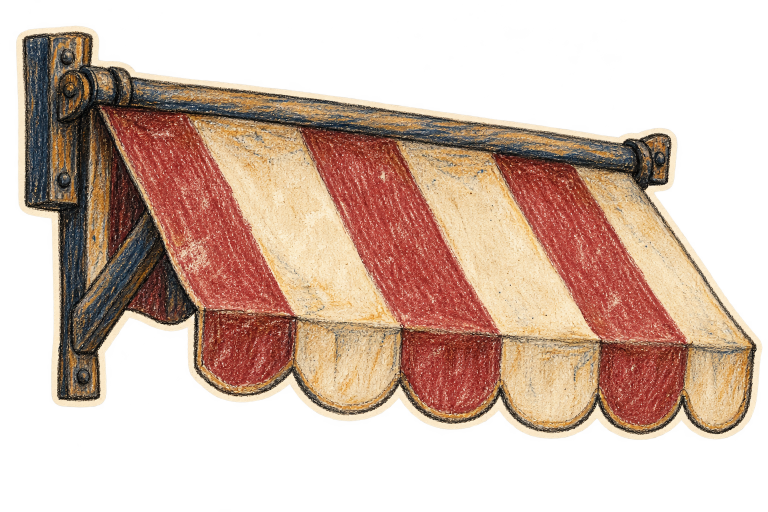
#> input picture assets/chapter02/awning.png, 1536 x 1024 px (shown at 1/2 size); its folder holds only this picture in this run
$ python rain_contact_sheet.py
#> lines starting #> are read from the running program, lines starting #| are printed output that depends on the picture
"""Produce review thumbnails only; generated production PNGs remain untouched."""
from pathlib import Path
from PIL import Image,ImageDraw
ROOT=Path(__file__).resolve().parents[1]
paths=sorted((ROOT/'assets/chapter02').glob('*.png'))
out=ROOT.parent/'chapter02_qa'
out.mkdir(exist_ok=True)
for batch in range(0,len(paths),15):
    selected=paths[batch:batch+15]
    sheet=Image.new('RGB',(1200,((len(selected)+4)//5)*220),'#bdc5c6')
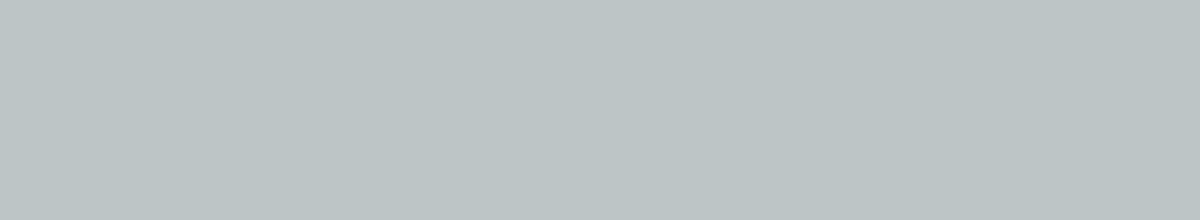
#> sheet: PIL image 1200x220 RGB; mean R, G, B 189, 197, 198
    draw=ImageDraw.Draw(sheet)
    for k,path in enumerate(selected):
        im=Image.open(path).convert('RGBA')
#> im is the input picture: PIL image 1536x1024 RGBA; mean R, G, B, A 132.9, 105.6, 87, 134.4
        im.thumbnail((230,190))
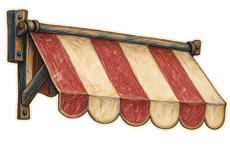
#> im: PIL image 230x153 RGBA; mean R, G, B, A 95.2, 70.7, 57, 134.4; transparent parts drawn white
        x=(k%5)*240+(240-im.width)//2
#> x = 5
        y=(k//5)*220+(195-im.height)//2
#> y = 21
        sheet.paste(im,(x,y),im)
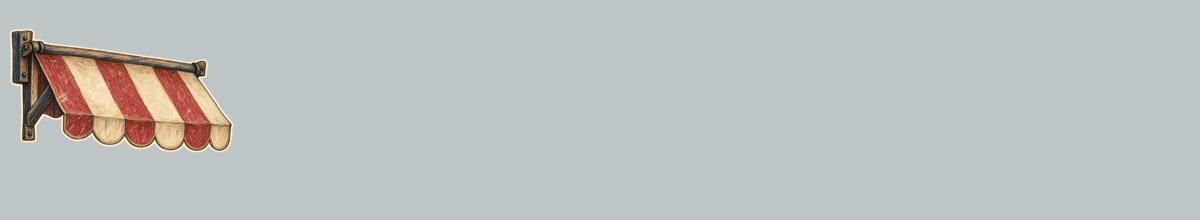
#> sheet: PIL image 1200x220 RGB; mean R, G, B 187.8, 192.1, 191.2
        draw.text(((k%5)*240+6,(k//5)*220+199),path.stem,fill='black')
    sheet.save(out/f'assets_{batch//15+1}.png')
print(len(paths),'source images reviewed in contact sheets')

$ run again, on assets/chapter02/broken_quay_v3.png
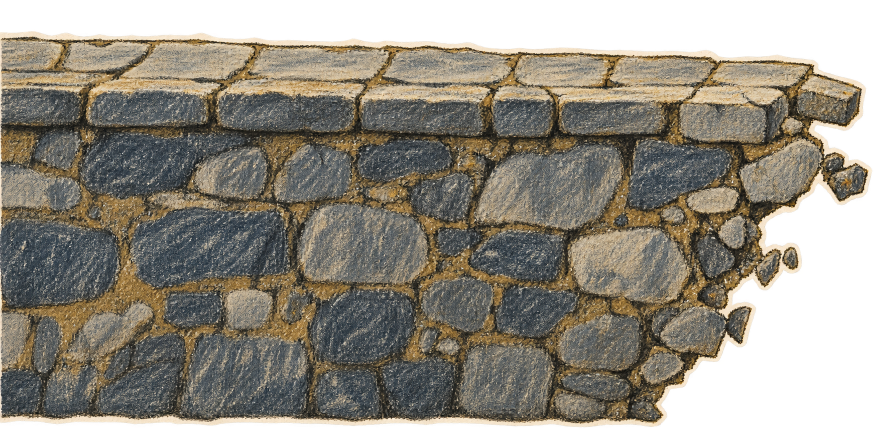
#> input picture assets/chapter02/broken_quay_v3.png, 1774 x 887 px (shown at 1/2 size)
#> im is the input picture: PIL image 1774x887 RGBA; mean R, G, B, A 92, 86.4, 75.1, 190.6
#> `im.thumbnail((230,190))`:
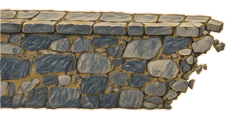
#> im: PIL image 230x115 RGBA; mean R, G, B, A 90.8, 85.3, 73.8, 190.7; transparent parts drawn white
#> `sheet.save(out/f'assets_{batch//15+1}.png')`:
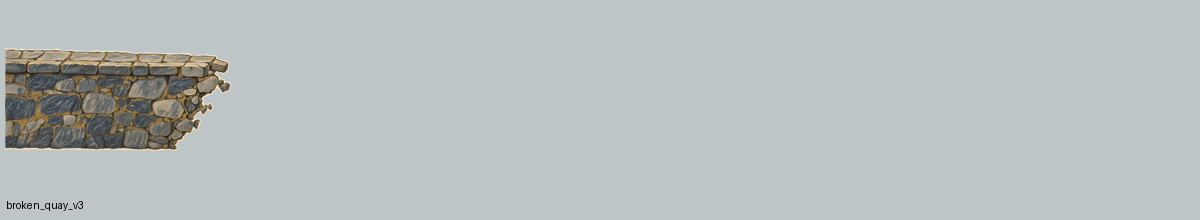
#> saved as assets_1.png: PIL image 1200x220 RGB; mean R, G, B 183.4, 190.2, 190.1

$ run again, on assets/chapter02/cobbles.png
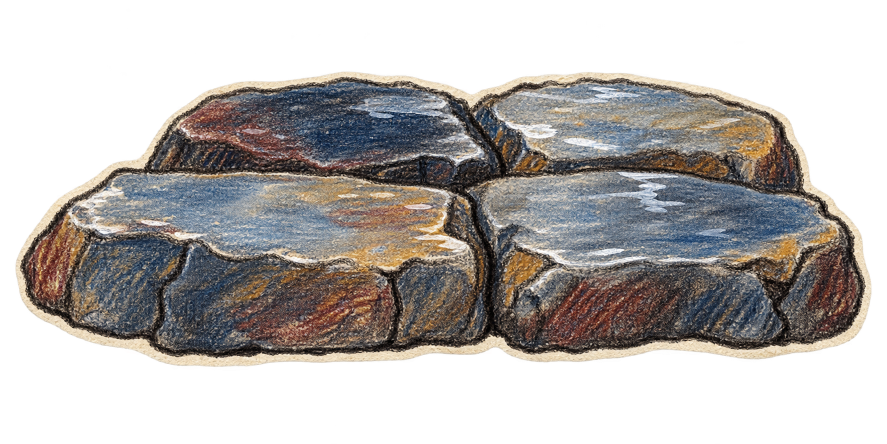
#> input picture assets/chapter02/cobbles.png, 1774 x 887 px (shown at 1/2 size)
#> im is the input picture: PIL image 1774x887 RGBA; mean R, G, B, A 65, 60.9, 58.5, 132
#> `im.thumbnail((230,190))`:
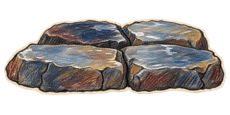
#> im: PIL image 230x115 RGBA; mean R, G, B, A 64.2, 60.1, 57.5, 132.1; transparent parts drawn white
#> `sheet.paste(im,(x,y),im)`:
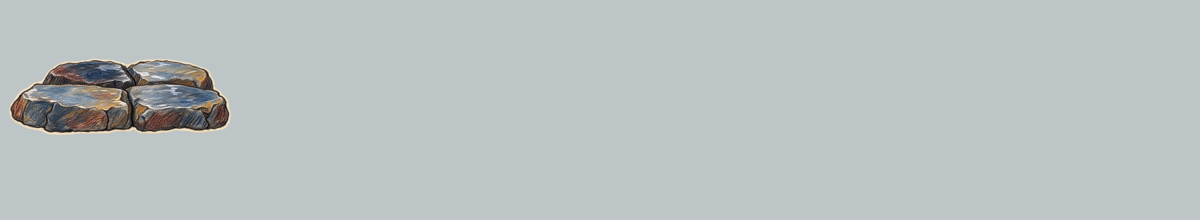
#> sheet: PIL image 1200x220 RGB; mean R, G, B 185.3, 192.5, 193.2

$ run again, on assets/chapter02/cork.png
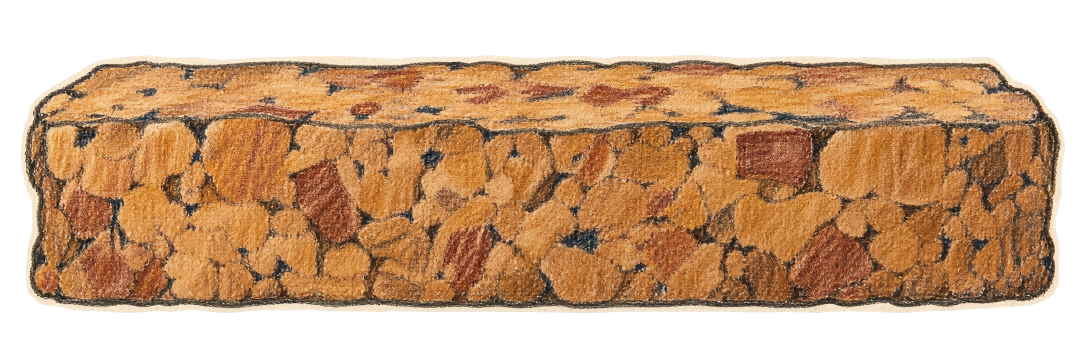
#> input picture assets/chapter02/cork.png, 2172 x 724 px (shown at 1/2 size)
#> im is the input picture: PIL image 2172x724 RGBA; mean R, G, B, A 119.8, 84.3, 53.4, 165.3
#> `im.thumbnail((230,190))`:
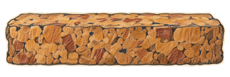
#> im: PIL image 230x77 RGBA; mean R, G, B, A 121.6, 86, 54.7, 165.4; transparent parts drawn white
#> `sheet.paste(im,(x,y),im)`:
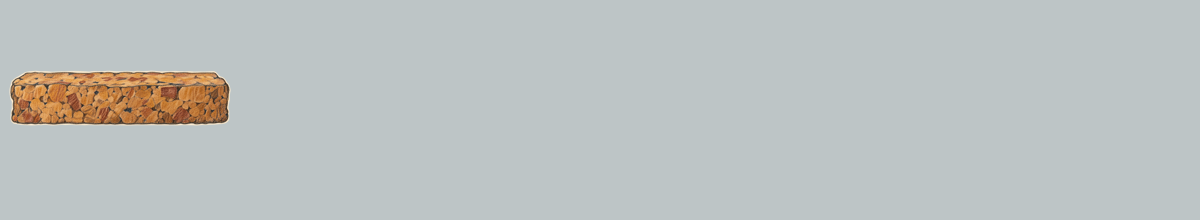
#> sheet: PIL image 1200x220 RGB; mean R, G, B 188.5, 193.8, 192.7

$ run again, on assets/chapter02/bank.png
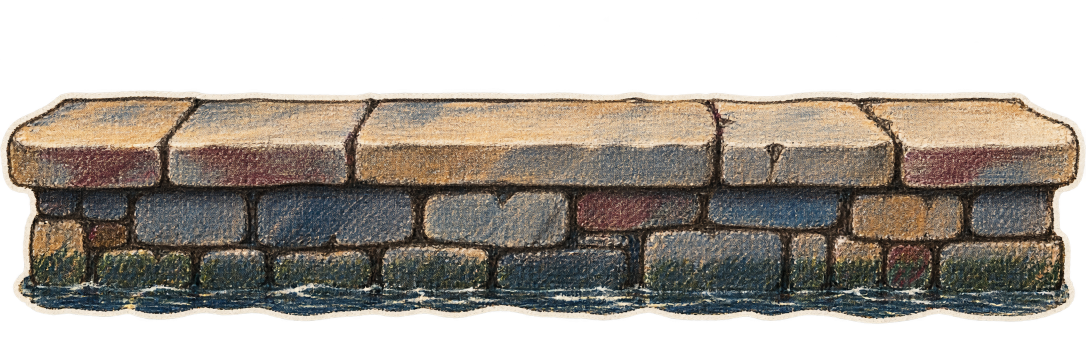
#> input picture assets/chapter02/bank.png, 2172 x 724 px (shown at 1/2 size)
#> im is the input picture: PIL image 2172x724 RGBA; mean R, G, B, A 76.7, 70.2, 62.5, 150.1
#> `im.thumbnail((230,190))`:
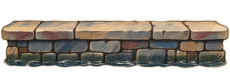
#> im: PIL image 230x77 RGBA; mean R, G, B, A 76.4, 69.9, 61.9, 150.3; transparent parts drawn white
#> `sheet.paste(im,(x,y),im)`:
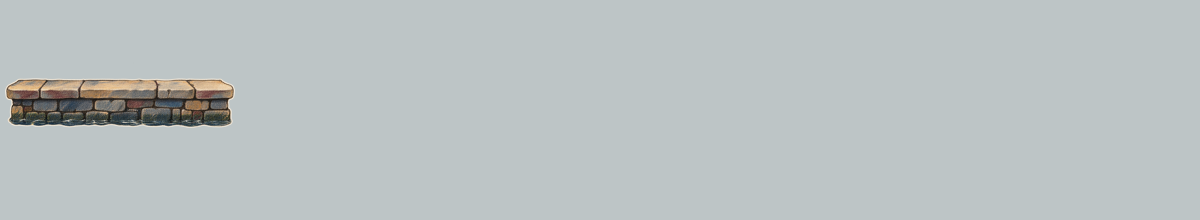
#> sheet: PIL image 1200x220 RGB; mean R, G, B 186.3, 193.5, 194
